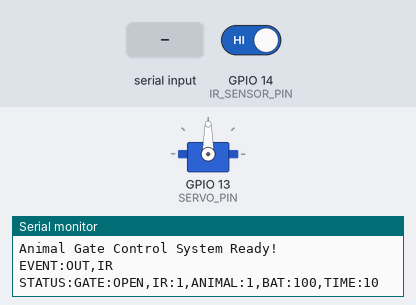
A sketch run on a simulated ESP32. On the bench: servo, the last lines printed to the serial monitor. Inputs (shaded band) come from the test bench; at power-on: GPIO 14 (IR_SENSOR_PIN) HIGH. Random numbers use the default seed unless the sketch sets one.

Above: at 1.2 s.
1.3 s: "CLOSE\n" received over Serial
At 2.1 s:
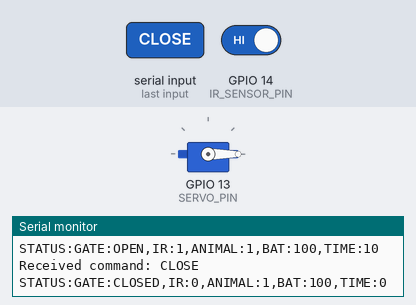
3.8 s: "OPEN\n" received over Serial
5.3 s: "STATUS\n" received over Serial
Timing chart, 0 to 8.3 s (numbered marks = the images above; inputs shaded):
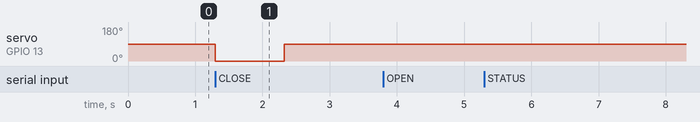

The sketch:

Hardware.ino
```cpp
#include <ESP32Servo.h>

// Pin definitions
#define SERVO_PIN 13       // Servo motor pin
#define IR_SENSOR_PIN 14   // IR sensor pin
#define BATTERY_PIN 34     // Analog pin for battery level monitoring

// Constants
const int OPEN_ANGLE = 90;   // Angle when gate is open
const int CLOSED_ANGLE = 0;  // Angle when gate is closed
const int DEFAULT_TIMEOUT = 10; // Default gate timeout in seconds

// Objects
Servo gateServo;           // Servo motor instance

// Variables
unsigned long gateOpenTime = 0;     // Time when gate was opened
bool gateIsOpen = false;            // Current state of gate
bool irSensorState = false;         // Current state of IR sensor
bool animalDetected = false;        // Flag for animal detection
int gateTimeout = DEFAULT_TIMEOUT;  // Gate timeout in seconds
int irSensitivity = 7;              // IR sensor sensitivity (1-10)
int batteryLevel = 100;             // Battery level percentage
String serialBuffer = "";           // Buffer for serial commands

// Timer for periodic status updates
unsigned long lastStatusUpdate = 0;
const unsigned long STATUS_UPDATE_INTERVAL = 2000; // 2 seconds

void setup() {
  Serial.begin(115200);
  Serial.println("Animal Gate Control System Starting...");

  // Initialize Servo
  ESP32PWM::allocateTimer(0);
  gateServo.setPeriodHertz(50); // Standard 50Hz servo
  gateServo.attach(SERVO_PIN, 500, 2400); // Adjust min/max pulse width as needed

  // Initialize IR sensor as input
  pinMode(IR_SENSOR_PIN, INPUT);

  // Initialize with closed gate
  closeGate();

  // Send initial status
  sendStatusUpdate();

  Serial.println("Animal Gate Control System Ready!");
}

void loop() {
  // Check for incoming serial commands
  readSerialCommands();

  // Monitor IR sensor and detect animals
  monitorIRSensor();

  // Auto-close gate if timeout reached
  checkGateTimeout();

  // Send periodic status updates
  if (millis() - lastStatusUpdate > STATUS_UPDATE_INTERVAL) {
    sendStatusUpdate();
    lastStatusUpdate = millis();

    // Simulate battery drain (for demo purposes)
    simulateBatteryDrain();
  }
}

void readSerialCommands() {
  while (Serial.available() > 0) {
    char c = Serial.read();

    // Add character to buffer unless it's a newline
    if (c != '\n') {
      serialBuffer += c;
    }
    // Process command when newline is received
    else if (serialBuffer.length() > 0) {
      processCommand(serialBuffer);
      serialBuffer = ""; // Clear buffer
    }
  }
}

void processCommand(String command) {
  Serial.print("Received command: ");
  Serial.println(command);

  if (command == "OPEN") {
    openGate("MANUAL");
  }
  else if (command == "CLOSE") {
    closeGate();
  }
  else if (command == "STATUS") {
    sendStatusUpdate();
  }
  else if (command.startsWith("TIMEOUT:")) {
    // Extract timeout value
    String timeoutStr = command.substring(8);
    int newTimeout = timeoutStr.toInt();

    if (newTimeout > 0) {
      gateTimeout = newTimeout;
      Serial.print("Gate timeout set to ");
      Serial.print(gateTimeout);
      Serial.println(" seconds");
    }
  }
  else if (command.startsWith("SENSITIVITY:")) {
    // Extract sensitivity value
    String sensStr = command.substring(12);
    int newSensitivity = sensStr.toInt();

    if (newSensitivity >= 1 && newSensitivity <= 10) {
      irSensitivity = newSensitivity;
      Serial.print("IR sensitivity set to ");
      Serial.println(irSensitivity);
    }
  }
}

void monitorIRSensor() {
  // Read current IR sensor state
  bool currentIRState = digitalRead(IR_SENSOR_PIN) == LOW; // Assuming LOW means triggered

  // Apply sensitivity - higher sensitivity means more likely to trigger
  // This is a simplified implementation - in real hardware this would need to be adjusted
  int randomNoise = random(1, 11); // Random number 1-10
  bool triggered = currentIRState || (randomNoise <= irSensitivity && random(1, 100) == 1);

  // Update global IR sensor state
  irSensorState = triggered;

  // Check for animal detection
  if (triggered && !animalDetected) {
    // Set animal detected flag
    animalDetected = true;

    // If gate is closed, open it
    if (!gateIsOpen) {
      openGate("IR");
    }
  }
  else if (!triggered && animalDetected) {
    // Clear animal detected flag after a delay
    static unsigned long animalClearTime = 0;

    if (animalClearTime == 0) {
      animalClearTime = millis();
    }
    else if (millis() - animalClearTime > 2000) { // 2 second delay
      animalDetected = false;
      animalClearTime = 0;
    }
  }
}

void openGate(String trigger) {
  if (!gateIsOpen) {
    gateServo.write(OPEN_ANGLE);
    gateIsOpen = true;
    gateOpenTime = millis();

    // Send event notification
    String direction = random(0, 2) == 0 ? "IN" : "OUT"; // Randomly choose direction
    Serial.print("EVENT:");
    Serial.print(direction);
    Serial.print(",");
    Serial.println(trigger);

    // Send updated status
    sendStatusUpdate();
  } else {
    // If gate already open, reset timer
    gateOpenTime = millis();
  }
}

void closeGate() {
  if (gateIsOpen) {
    gateServo.write(CLOSED_ANGLE);
    gateIsOpen = false;

    // Send updated status
    sendStatusUpdate();
  }
}

void checkGateTimeout() {
  if (gateIsOpen) {
    unsigned long timeElapsed = (millis() - gateOpenTime) / 1000; // Convert to seconds

    if (timeElapsed >= gateTimeout) {
      Serial.println("Gate timeout reached, closing gate");
      closeGate();
    }
  }
}

void sendStatusUpdate() {
  // Calculate time remaining if gate is open
  int timeRemaining = 0;
  if (gateIsOpen) {
    unsigned long timeElapsed = (millis() - gateOpenTime) / 1000; // Convert to seconds
    timeRemaining = gateTimeout - timeElapsed;
    if (timeRemaining < 0) timeRemaining = 0;
  }

  // Format and send status update
  Serial.print("STATUS:GATE:");
  Serial.print(gateIsOpen ? "OPEN" : "CLOSED");
  Serial.print(",IR:");
  Serial.print(irSensorState ? "1" : "0");
  Serial.print(",ANIMAL:");
  Serial.print(animalDetected ? "1" : "0");
  Serial.print(",BAT:");
  Serial.print(batteryLevel);
  Serial.print(",TIME:");
  Serial.println(timeRemaining);

  lastStatusUpdate = millis();
}

void simulateBatteryDrain() {
  // Decrease battery level slowly for demonstration
  if (random(1, 100) <= 10) { // 10% chance each status update
    batteryLevel -= 1;
    if (batteryLevel < 0) batteryLevel = 0;
  }

  // Battery recharges when very low (for demo purposes)
  if (batteryLevel < 10 && random(1, 100) <= 5) {
    batteryLevel += 20;
    if (batteryLevel > 100) batteryLevel = 100;
  }
}

int readBatteryLevel() {
  // In a real implementation, this would read from an analog pin
  // connected to the battery through a voltage divider
  int rawValue = analogRead(BATTERY_PIN);

  // Convert raw ADC value to percentage (this needs calibration for real hardware)
  int percentage = map(rawValue, 0, 4095, 0, 100);
  return constrain(percentage, 0, 100);
}
```

Measured:
- after the input at 1.3 s, servo on GPIO 13 (SERVO_PIN): 90° → 0° at once, → 90° 1.0 s later
